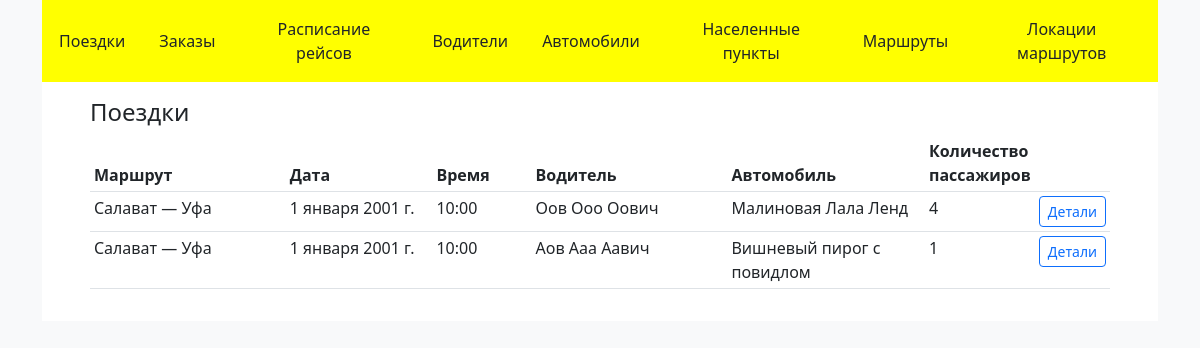
The app's page /drives, older data.
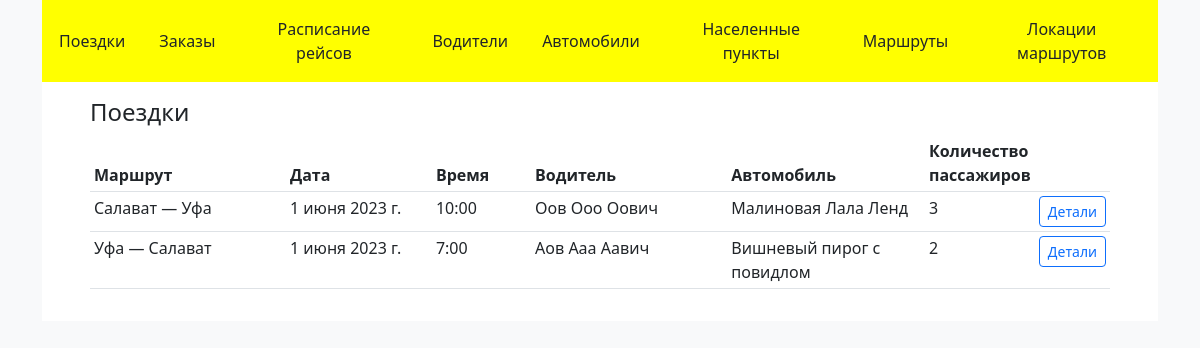
The same page, newer data.
### main/models.py (models this page shows, shortened)
class Drive(models.Model):
    car = models.ForeignKey(Car, related_name='drives',
                            on_delete=models.PROTECT)
    driver = models.ForeignKey(Driver, related_name='drives',
                               on_delete=models.CASCADE)
    scheduled_route = models.ForeignKey(ScheduledRoute, related_name='drives',
                                        on_delete=models.CASCADE)
    date = models.DateField(auto_now=False)
    class Meta:
        verbose_name_plural = 'Поездки'
        unique_together = ('scheduled_route', 'driver', 'car')

class ScheduledRoute(models.Model):
    time = models.TimeField(auto_now=False, unique=True)
    route = models.ForeignKey(Route, related_name='times',
                              on_delete=models.CASCADE)
    class Meta:
        verbose_name_plural = 'Маршруты — время'

class Route(models.Model):
    start_area = models.ForeignKey(Area, related_name='starting_routes',
                                   on_delete=models.CASCADE)
    finish_area = models.ForeignKey(Area, related_name='finishing_routes',
                                    on_delete=models.CASCADE)
    price = models.PositiveIntegerField(default=1000, validators=[
        MinValueValidator(100),
        MaxValueValidator(9999)])
    class Meta:
        unique_together = ('start_area', 'finish_area')
        verbose_name_plural = 'Маршруты'

class Area(models.Model):
    name = models.CharField(max_length=50, blank=False, unique=True)
    def __str__(self):
        return self.name
    class Meta:
        verbose_name_plural = 'Локации маршрута'

class Driver(models.Model):
    phone = models.CharField(max_length=20, blank=False, unique=True)
    name = models.CharField(max_length=100, blank=False)
    def __str__(self):
        return self.name
    class Meta:
        verbose_name_plural = 'Водители'

class Car(models.Model):
    model = models.CharField(max_length=50, blank=False)
    plate = models.CharField(max_length=15, blank=False, unique=True)
    sits = models.PositiveIntegerField(default=5, validators=[
        MinValueValidator(5),
        MaxValueValidator(9)])
    class Meta:
        verbose_name_plural = 'Автомобили'

### main/views/drives.py (the view)
# urls.py: path('drives', views.drives.drives),
def drives(request):
    drives = Drive.objects.all()
    drt = []
    for drive in drives:
        drt.append((drive, len(drive.passengers.all())))
    dic = {
        'drives': drives,
        'title': 'Поездки',
        'drt': drt,
    }
    return render(request, 'main/drives.html', dic)

### main/templates/main/drives.html (shortened to what this page needs)
{% extends 'main/base.html' %}
{% block content %}
<div>
    <table class="table table-sm table-hover" width="50%">
        <thead>
        <tr>
            <th class="" width="20%">
                Маршрут
            </th>
            <th class="" width="15%">
                Дата
            </th>
            <th class="" width="10%">
                Время
            </th>
            <th class="" width="20%">
                Водитель
            </th>
            <th class="" width="20%">
                Автомобиль
            </th>
            <th class="" width="10%">
                Количество пассажиров
            </th>
            <th class="">
            </th>
        </tr>
        </thead>
        <tbody>
            {% for d in drt %}
                <tr>
                    <td>{{ d.0.scheduled_route.route.start_area }} — {{ d.0.scheduled_route.route.finish_area }}</td>
                    <td>{{ d.0.date }}</td>
                    <td>{{ d.0.scheduled_route.time }}</td>
                    <td>{{ d.0.driver }}</td>
                    <td>{{ d.0.car.model }}</td>
                    <td>{{ d.1 }}</td>
                    <td>
                        <form method="post" action="drive/{{ d.0.id }}" class="">
                            <input type="submit"  value='Детали'
                                   class="btn btn-outline-primary btn-sm justify-content-end"/>
                        </form>
                    </td>
                </tr>
            {% endfor %}
        </tbody>
    </table>
</div>
{% endblock %}

Row changes from the older to the newer data that the page shows:
removed Drive: scheduled_route.name "Салават", scheduled_route.name "Уфа", date "1 января 2001 г.", scheduled_route.time "10:00", driver.name "Оов Ооо Оович", car.model "Малиновая Лала Ленд", d "4"
removed Drive: scheduled_route.name "Салават", scheduled_route.name "Уфа", date "1 января 2001 г.", scheduled_route.time "10:00", driver.name "Аов Ааа Аавич", car.model "Вишневый пирог с повидлом", d "1"
added Drive: scheduled_route.name "Салават", scheduled_route.name "Уфа", date "1 июня 2023 г.", scheduled_route.time "10:00", driver.name "Оов Ооо Оович", car.model "Малиновая Лала Ленд", d "3"
added Drive: scheduled_route.name "Уфа", scheduled_route.name "Салават", date "1 июня 2023 г.", scheduled_route.time "7:00", driver.name "Аов Ааа Аавич", car.model "Вишневый пирог с повидлом", d "2"
